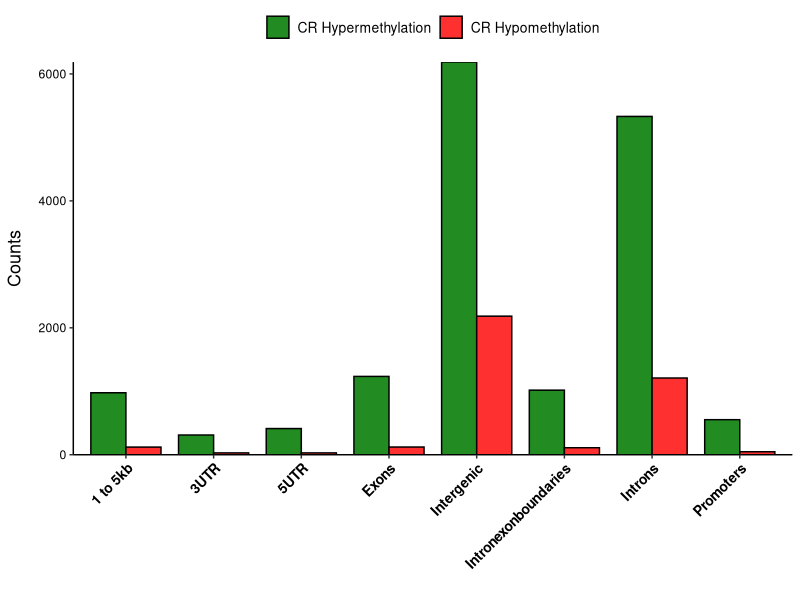

This chart was generated by the following R code:
library(readxl)
library(ggplot2)
library(tidyverse)
#--------------------------------------------------------------------#
Data2 <- read.table('Figure2C.txt',
                    sep='\t',
                    col.names=c('Region', 'Type', 'Counts'))
#--------------------------------------------------------------------#
Data2$Region <- c('1 to 5kb','1 to 5kb','3UTR', '3UTR', '5UTR', '5UTR', 'Exons', 'Exons', 'Intergenic' ,'Intergenic', 'Intronexonboundaries', 'Intronexonboundaries', 'Introns', 'Introns', 'Promoters', 'Promoters')
#--------------------------------------------------------------------#
plot <- ggplot(Data2, aes(x=Region, y=Counts, fill=Type)) +
  geom_bar(stat="identity", position=position_dodge(), color='black', width = .8) +
  scale_fill_manual(values=c("forestgreen", "firebrick1"), labels = c("CR Hypermethylation","CR Hypomethylation")) +
  scale_y_continuous(expand = c(0,0)) +
  xlab('') +
  theme_classic() +
  theme(plot.title = element_text(size=15, hjust=0.5),
        axis.title.y=element_text(size=13, margin = margin(r=10), color='black'),
        axis.text.x = element_text(face ="bold", size = 10, angle = 45, hjust=1, color='black'),
        axis.text.y = element_text(color='black'),
        legend.title = element_blank(),
        legend.text = element_text(size=10),
        legend.position = 'top')
#--------------------------------------------------------------------#